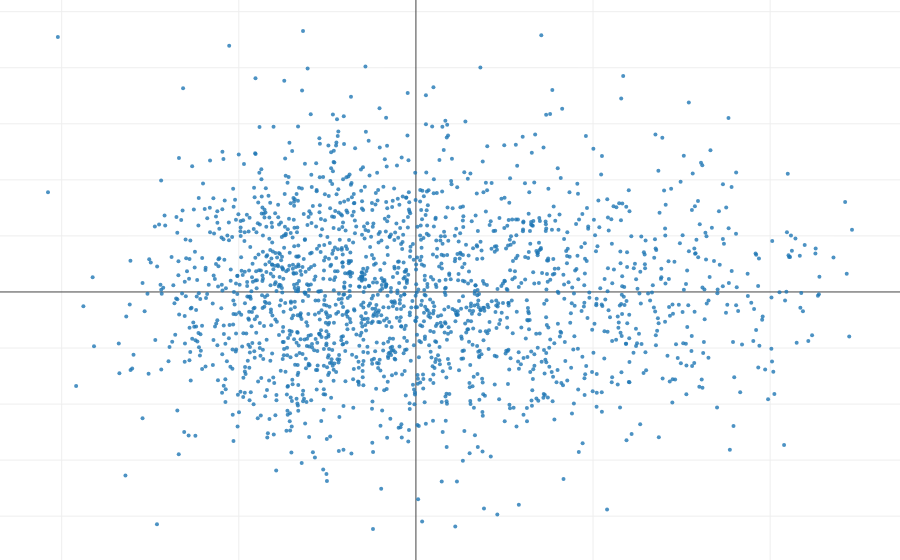

The code cell stored with this chart in its notebook:
### Code cell
#### Let's plot the first 3 coordinates nonetheless.
####
fig_data= [go.Scatter(
        x = features[:,0],
        y = features[:,1],
        mode= "markers",
        text= ['a: {}; b: {}, L: {}; index = {}'.format(background[k,0],background[k,1],background[k,2], k) for k in range(background.shape[0])],
        marker= {
        'line': {'width': 0},
        'size': 4,
        'symbol': 'circle',
      "opacity": .8
      }
    )]


layout = go.Layout(
    margin=dict(
        l=0,
        r=0,
        b=0,
        t=0
    )
)

fig = go.Figure(data=fig_data, layout=layout)
iplot(fig)

### Figure 1 — Plotly figure (JSON) as saved in the notebook; plotly's stock layout.template omitted (floating-point values rounded to 4 significant figures; data arrays with more than 128 entries replaced by an {"elided": "..."} marker saying what was removed)
{"data": [{"marker": {"line": {"width": 0}, "opacity": 0.8, "size": 4, "symbol": "circle"}, "mode": "markers", "text": {"elided": "2000 str values"}, "type": "scatter", "uid": "a840b687-5729-4d6c-af2d-d07dbdf800ef", "x": {"elided": "2000 float values"}, "y": {"elided": "2000 float values"}}], "layout": {"margin": {"b": 0, "l": 0, "r": 0, "t": 0}}}
